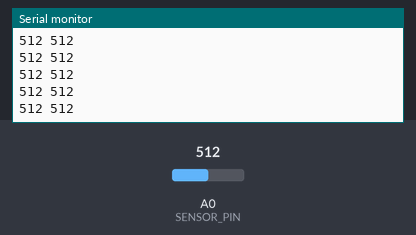
Bench run of a sketch on a simulated Arduino Uno, built with avr-gcc and run on an emulated ATmega328P. Parts: the last lines printed to the serial monitor. The inputs (shaded band) are chosen by the test bench; at power-on: A0 (SENSOR_PIN) = 512.

Above: at 1.2 s.
1.3 s: A0 (SENSOR_PIN) set to 716
At 1.31 s:
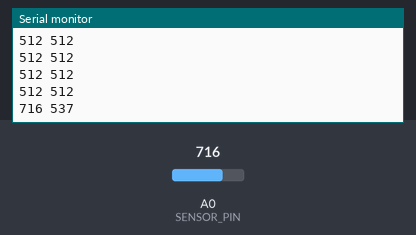
2.8 s: A0 (SENSOR_PIN) set to 900
At 2.82 s:
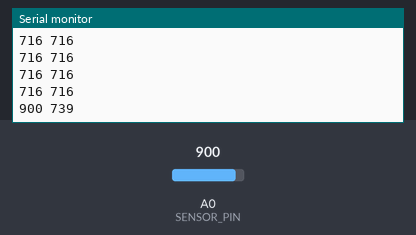
Timing chart, 0 to 5.8 s (numbered marks = the images above; inputs shaded):
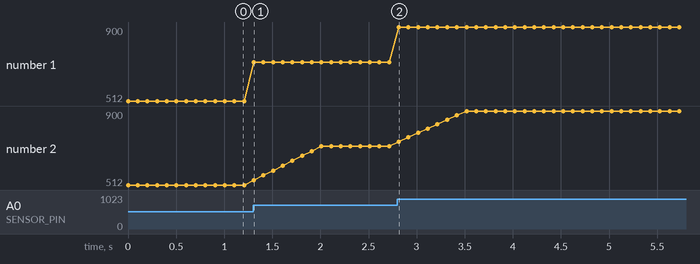

Measured:
- after the input at 1.3 s, the serial monitor: prints a new line at once (image 1)
- after the input at 2.8 s, the serial monitor: prints a new line at once (image 2)
- plotted number 1: 512 → 716 after the input at 1.3 s, 716 → 900 after the input at 2.8 s
- plotted number 2: 512 → 716 after the input at 1.3 s, 716 → 900 after the input at 2.8 s

The sketch:

moving_average.ino
```cpp
// moving_average.ino - smooth a noisy distance sensor by averaging its last 8 readings
const int SENSOR_PIN = A0;
const int WINDOW = 8;                  // how many readings to average

int smooth(int newReading) {
  static int history[WINDOW];          // static: kept from one call to the next; starts as all zeros
  static int next = 0;                 // where the next reading will go
  static int count = 0;                // how many readings we have so far (up to WINDOW)
  static long sum = 0;                 // the sum of the readings in history
  sum = sum - history[next] + newReading;   // take out the oldest reading, put in the newest
  history[next] = newReading;
  next = (next + 1) % WINDOW;          // go round the ring: 0, 1, ... 7, 0, 1, ...
  if (count < WINDOW) {
    count++;
  }
  return sum / count;
}

void setup() {
  Serial.begin(9600);
}

void loop() {
  int raw = analogRead(SENSOR_PIN);
  int smoothed = smooth(raw);
  Serial.print(raw);                   // two numbers on a line, for the Serial Plotter (Chapter 100)
  Serial.print(" ");
  Serial.println(smoothed);
  delay(100);                          // 10 readings per second
}
```
